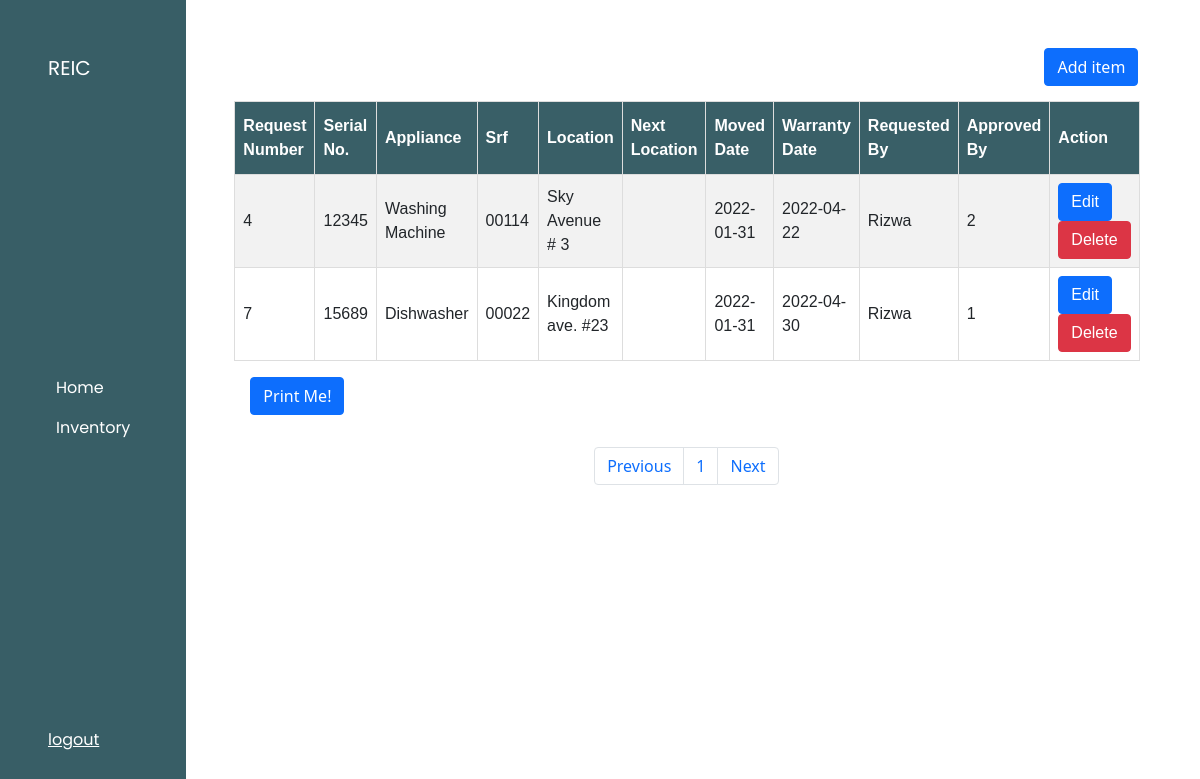
Before: /user/request.php with the older database file.
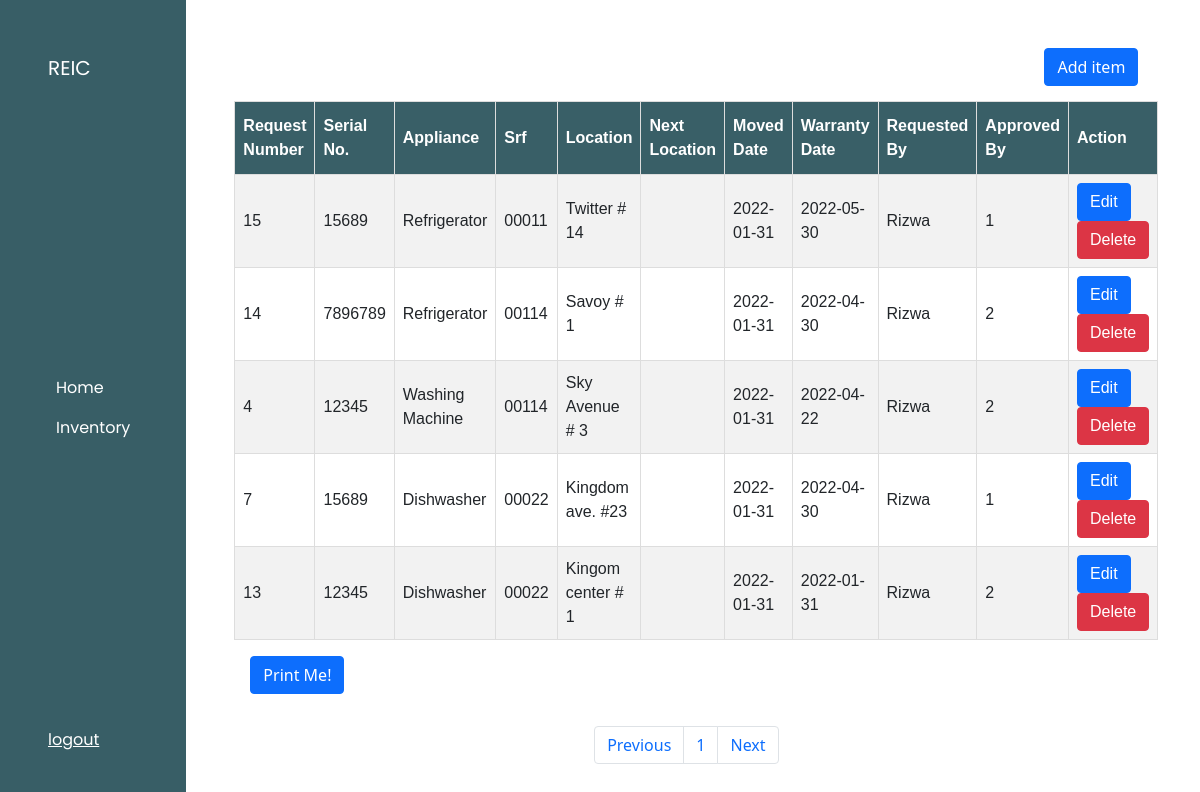
After: the same page with the newer database file.
### tables this page shows
CREATE TABLE `request` (
  `request_id` int(5) NOT NULL,
  `srf` varchar(255) NOT NULL,
  `location` varchar(255) NOT NULL,
  `next_location` varchar(255) NOT NULL,
  `inventory_id` int(5) NOT NULL,
  `moved_date` varchar(255) NOT NULL,
  `requested_by` varchar(5) NOT NULL
);

CREATE TABLE `inventory` (
  `barcode_number` int(5) NOT NULL,
  `serial_no` int(5) NOT NULL,
  `appliances` varchar(255) NOT NULL,
  `date` date NOT NULL,
  `invoice_no` varchar(255) NOT NULL,
  `warranty_date` date NOT NULL,
  `quantity` int(5) NOT NULL,
  `Status` varchar(255) NOT NULL,
  `user` int(5) NOT NULL
);

### user/request.php (the view, shortened to what this page needs)
<!DOCTYPE html>
<html lang="en">
<head>
    <link rel="stylesheet" href="https://cdn.jsdelivr.net/npm/bootstrap@5.1.3/dist/css/bootstrap.min.css">
    <link rel="stylesheet" href="../css/user_styles/user_style.css">
</head>
<body>
<div class="d-flex flex-row dashboard">
    <nav class="navbar navbar-expand-lg p-5 flex-column align-items-start menu">
            <a class="navbar-brand text-white" href="#">REIC</a>
            <div class="collapse navbar-collapse" id="collapsibleNavbar">
             <ul class="navbar-nav flex-column">
                    <li class="nav-item active">
                        <a href="user.php" class="nav-link text-white">Home</a>
                    </li>
                    <li class="nav-item active">
                        <a href="restocking.php" class="nav-link text-white">Inventory</a>
                    </li>
                </ul>
            </div>
            <a href="../index.php" class="logout text-white">logout</a>
    </nav>
    <div class="p-5 col-10">
        <div class="column-content-header">
            <button type="button" class="btn btn-primary" data-toggle="modal" data-target="#exampleModalCenter">
                Add item
            </button>
                                    <?php
                                    include("../db/dbconn.php");
                                    $sql = "SELECT barcode_number, appliances FROM inventory WHERE Status = 'Available' ORDER BY date";
                                    $result = mysqli_query($dbconn, $sql);
                                    $number_of_results = mysqli_num_rows($result);
                                ?>
        </div>
        <div id="printableArea">
            <table id="customers">
                <tr>
                <th>Request Number</th>
                <th>Serial No.</th>
                <th>Appliance</th>
                <th>Srf</th>
                <th>Location</th>
                <th>Next Location</th>
                <th>Moved Date</th>
                <th>Warranty Date</th>
                <th>Requested By</th>
                <th>Approved By</th>
                <th>Action</th>
                </tr>
                <?php
                include("../db/dbconn.php");
                $results_per_page = 15;
                $number_of_pages = ceil($number_of_results/$results_per_page);
                if(!isset($_GET['page'])){
                    $page = 1;
                }else{
                    $page = $_GET['page'];
                }
                $this_page_first_result = ($page-1)*$results_per_page;
                $sql = "SELECT request_id, inventory.serial_no ,inventory.appliances , srf, location,next_location, moved_date, inventory.barcode_number,
                inventory.warranty_date ,requested_by, inventory.user FROM request LEFT JOIN inventory on inventory_id=inventory.barcode_number ORDER BY date
                LIMIT ".$this_page_first_result.",".$results_per_page;
                $result = mysqli_query($dbconn, $sql);
                while ($row = mysqli_fetch_array($result)) {
                    echo "<tr><td class=row_".$row['request_id'].">".$row['request_id']."</td>
                    <td>".$row['serial_no']."</td>
                    <td>".$row['appliances']."</td>
                    <td>".$row['srf']."</td>
                    <td>".$row['location']."</td>
                    <td>".$row['next_location']."</td>
                    <td>".$row['moved_date']."</td>
                    <td>".$row['warranty_date']."</td>
                    <td>".$row['requested_by']."</td>
                    <td>".$row['user']."</td>
                    <td><button class='btn btn-primary btn_edit' data-toggle='modal' data-target='#editmodal' id='editbtn'>Edit</button>
                    <button class='btn btn-danger btn_delete' data-toggle='modal' data-target='#deletemodal'>Delete</button></td></tr>";
                }
                $Previous = $page-1;
                $Next = $page+1;
                ?>
            </table>
        </div>
        <div>
            <button class="btn btn-primary m-3 print">Print Me!</button>
        </div>
            <nav aria-label="Page navigation example" class="pagination">
                    <ul class="pagination">
                        <li class="page-item">
                            <a href="request.php?page=<?=$Previous;?>" class="page-link">Previous</a>
                        </li>
                <?php
                    for($page=1; $page<=$number_of_pages; $page++){
                        echo    '<li class="page-item">
                                <a class="page-link" href="request.php?page='.$page.'">'.$page.'</a>
                            </li>';
                    }
                ?>
                        <li class="page-item">
                            <a href="request.php?page=<?=$Next;?>" class="page-link">Next</a>
                        </li>
                    </ul>
            </nav>
    </div>
</div>
</body>
</body>
</html>

### css/user_styles/user_style.css (style rules this page uses)
* { padding: 0; margin: 0; -webkit-box-sizing: border-box; box-sizing: border-box; }
body { background-color: white; }
.dashboard { height: 100vh; }
.menu { font-family: 'Poppins', sans-serif; background-color: #385e66; }
.column-content-header { display: -webkit-box; display: -ms-flexbox; display: flex; -webkit-box-pack: right; -ms-flex-pack: right; justify-content: right; }
#customers { font-family: Arial, Helvetica, sans-serif; border-collapse: collapse; width: 100%; margin-top: 15px; }
#customers td, #customers th { border: 1px solid #ddd; padding: 8px; }
#customers tr:nth-child(even) { background-color: #f2f2f2; }
#customers th { padding-top: 12px; padding-bottom: 12px; text-align: left; background-color: #395F67; color: white; }
.pagination { padding: .5em; -webkit-box-pack: center; -ms-flex-pack: center; justify-content: center; }

Changed rows visible on the page:
added request: request_id "15", inventory.serial_no "15689", inventory.appliances "Refrigerator", srf "00011", location "Twitter # 14", moved_date "2022-01-31", inventory.warranty_date "2022-05-30", requested_by "Rizwa", inventory.user "1"
added request: request_id "14", inventory.serial_no "7896789", inventory.appliances "Refrigerator", srf "00114", location "Savoy # 1", moved_date "2022-01-31", inventory.warranty_date "2022-04-30", requested_by "Rizwa", inventory.user "2"
added request: request_id "13", inventory.serial_no "12345", inventory.appliances "Dishwasher", srf "00022", location "Kingom center # 1", moved_date "2022-01-31", inventory.warranty_date "2022-01-31", requested_by "Rizwa", inventory.user "2"
